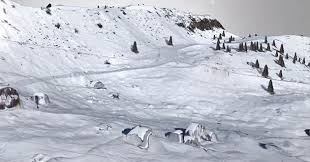
#> input picture Ailleurs/Ailleurs3/t.jpeg, 310 x 162 px; its folder holds only this picture in this run
$ python projetBase.py   (older library calls are emulated)
#> lines starting #> are read from the running program, lines starting #| are printed output that depends on the picture
### fileManager.py
# -*- coding: utf-8 -*-
"""
Created on Sun Feb  7 12:39:54 2021

@author: Ounaye
"""

"""
This file is use to handle every file related task

We have here :
    a method to get our image in the dataset
    a method to rescale an image to 64*64
    a method to make copy of our dataset but with slight modification
    it's used to make the dataset bigger and reduced the noise.
    Also this method rescale our image by 64*60. All the data passed to
    our programs must be of 64*60 !

"""

import glob as glb
from skimage import io
import skimage.transform as sky_trfm

import transformImage as trfImg
import skimage.util as sk_util


def makeTabOfImg():
    list_filesNM = glb.glob("Data64/Ailleurs/**/*.jpeg", recursive=True)
    image_listNM = []
    for filename in list_filesNM:
        image_listNM.append(io.imread(filename))

    list_filesM = glb.glob("Data64/Mer/**/*.jpeg", recursive=True)
    image_listM = []
    for filename in list_filesM:
        image_listM.append(io.imread(filename))

    return (image_listNM,image_listM)

"""
All the method below produce a warning, we didn't have the time to
handle that.
"""


# [10 lines left out: functions rescaleImg64, enhancedAllImg, not called in this run]

### basicImageTraitement.py
# -*- coding: utf-8 -*-
"""
Created on Sun Feb  7 12:35:28 2021

@author: Ounaye
"""

"""
This file is about getting some information on the image.
It's only for simple operation, with no complex operation.
This is usefull to get quickly and natural ( for a human ) information
for the image.

Most of this function where written at the start of the project.
We still use this file to make a histogram of color for each image.
We take 12 color information by image

"""


from PIL import Image


# [62 lines left out: functions openImg, findMax, processImgByMax, findMaxSomme, processImgByMaxSomme, isBlue and 3 more, not called in this run]

"""
Calculate how much pixel can be considerate as Blue,Green and Red
in our image. We choose to use this mesure than a histogram of color
because we find that more natural.
"""

# [19 lines left out: function analyseColorImg, not called in this run]

"""
This two function find how much pixel can be seen as blue pixel,
and find if this number is more than a threshold. We found that this
information alone can be very usefull for early testing and approach
70 % of good guess.
The Threshold was determined by finding the optimal value
"""

# [18 lines left out: functions analyseImageBlue, analyseImg, not called in this run]

import skimage.exposure as skExp
import numpy as np

"""
The second and third for loop had to do 256 steps
Exemple 4*64 = 256, it's okay
"""
def littleColorHisto(image):
    histo = np.zeros((3,4))
    for k in range(3):
        histoOneColor = skExp.histogram(image[...,k],source_range='dtype',nbins = 8)
        histo[k] = np.zeros(4)
        for i in range(4):
            for j in range(64):
                histo[k][i] += histoOneColor[0][j + 64*i]
    return np.concatenate((histo[0],histo[1],histo[2]))

### LearnByMiddle.py
# -*- coding: utf-8 -*-
"""
Created on Sun Feb 14 11:03:22 2021
@author: Ounaye
"""

"""
This class is a simple try to make our classification algorithm.
Even if we try, this algo didn't pass all the validation test of
sklearn.

This algorithm try to find the most commun vecteur of all a class.
It use the most simple method with add space by space all value and
make an average.
Then the prediction is the distance between the two center we found
with the fit process.

This method have a sense if the vector are scaled, else some big
vector can totally overtake the average.

"""

import numpy as np
from sklearn.base import BaseEstimator, ClassifierMixin
from sklearn.utils.validation import check_X_y, check_array, check_is_fitted
from sklearn.utils.multiclass import unique_labels

class LearnByMiddle(BaseEstimator, ClassifierMixin):

    # Code found at : https://scikit-learn.org/stable/developers/develop.html?fbclid=IwAR3oTTLl_HjIZxfJOsQabMN2D09KQGhfpuSqxK-2bCd1ZkyKedw6lqDSShE
    def __init__(self):
        print("LearnByMiddle")

    # [62 lines left out: functions fit, predict, determineCentreGrav, prendDecision, not called in this run]

### mySVM.py
# -*- coding: utf-8 -*-
"""
Created on Sun Mar 14 08:29:59 2021

@author: Ounaye
"""


import numpy as np
from sklearn.base import BaseEstimator, ClassifierMixin
from sklearn.utils.validation import check_X_y, check_array, check_is_fitted
from sklearn.utils.multiclass import unique_labels
from sklearn.utils import shuffle

class mySVM(BaseEstimator, ClassifierMixin):


    def __init__(self,maxIteration_ = 2050,learningRate_ = 0.000001,
                 reg_strenght_ = 10000):
         print("mySVM")
         self.maxIteration_ = maxIteration_
         self.learningRate_ = learningRate_
         self.reg_strenght_ = reg_strenght_


    # [74 lines left out: functions costFunction, gradiantCost, fit, predict, not called in this run]


### projetBase.py
# -*- coding: utf-8 -*-
"""
Created on Mon Jan 18 16:35:44 2021
@author: Ounaye
"""

"""
This is the main file of our project. It act as a main file.

We first open our image then we extract all the information
of our data. After this extraction we have 2 classification method

First a VotingClassifier, the weight he used is determined
empirically.

In Second we have a Stacking Classifier
"""

import basicImageTraitement as BIT
from numpy import zeros
import numpy as np
import fileManager
from skimage.feature import hog


import LearnByMiddle as LinearClassifier
from sklearn.model_selection import train_test_split
from sklearn.naive_bayes import GaussianNB
from sklearn.metrics import accuracy_score
from sklearn.ensemble import  VotingClassifier
from sklearn.ensemble import  StackingClassifier

from sklearn.preprocessing import StandardScaler
from sklearn.pipeline import Pipeline

from joblib import dump

import sklearn.svm  as skSVM
import mySVM as mySVM


import testAndFeedBack as testFunc


image_listNM, image_listM = fileManager.makeTabOfImg()
#> image_listNM = 2 items; image_listM = []


def prepareTabForLearning(tabOfM,tabOfNM,threshold):
#> called with threshold = 1750
    tabOfData = zeros((len(tabOfM)+len(tabOfNM),140))
    tabOfResult = np.arange((len(tabOfM)+len(tabOfNM)))
#> tabOfResult = [0, 1]
    index = 0
    for i in tabOfM:
        otherPara = zeros(12)
        otherPara = BIT.littleColorHisto(i)
        shape = np.shape(i)
        fd, hog_image = hog(i, orientations=8, pixels_per_cell=(shape[0]/4, shape[1]/4),
                    cells_per_block=(1, 1), visualize=True, multichannel=True)
        tabOfData[index] = np.concatenate((otherPara,fd))
        tabOfResult[index] = 1
        index +=1
#> this loop made 0 passes
#> after the loop, index = 0
    for i in tabOfNM:
        otherPara = zeros(12)
        otherPara = BIT.littleColorHisto(i)
        shape = np.shape(i)
        fd, hog_image = hog(i, orientations=8, pixels_per_cell=(shape[0]/4, shape[1]/4),
                    cells_per_block=(1, 1), visualize=True, multichannel=True)
        tabOfData[index] = np.concatenate((otherPara,fd))
        tabOfResult[index] = -1
        index +=1
#> this loop made 2 passes
#> (shape, index) on passes 1 to 2: ((162, 310, 3), 1), ((600, 1440, 3), 2)
#> pass 1, in prepareTabForLearning, `fd, hog_image = hog(i, orientations=8, pixels_per_cell=(shape[0]/4, sh..`:
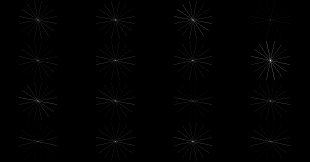
#> hog_image: shape (162, 310) float64; min 0, max 54.5, mean 0.3; drawn with min black and max white
#> pass 2, in prepareTabForLearning, `fd, hog_image = hog(i, orientations=8, pixels_per_cell=(shape[0]/4, sh..`:
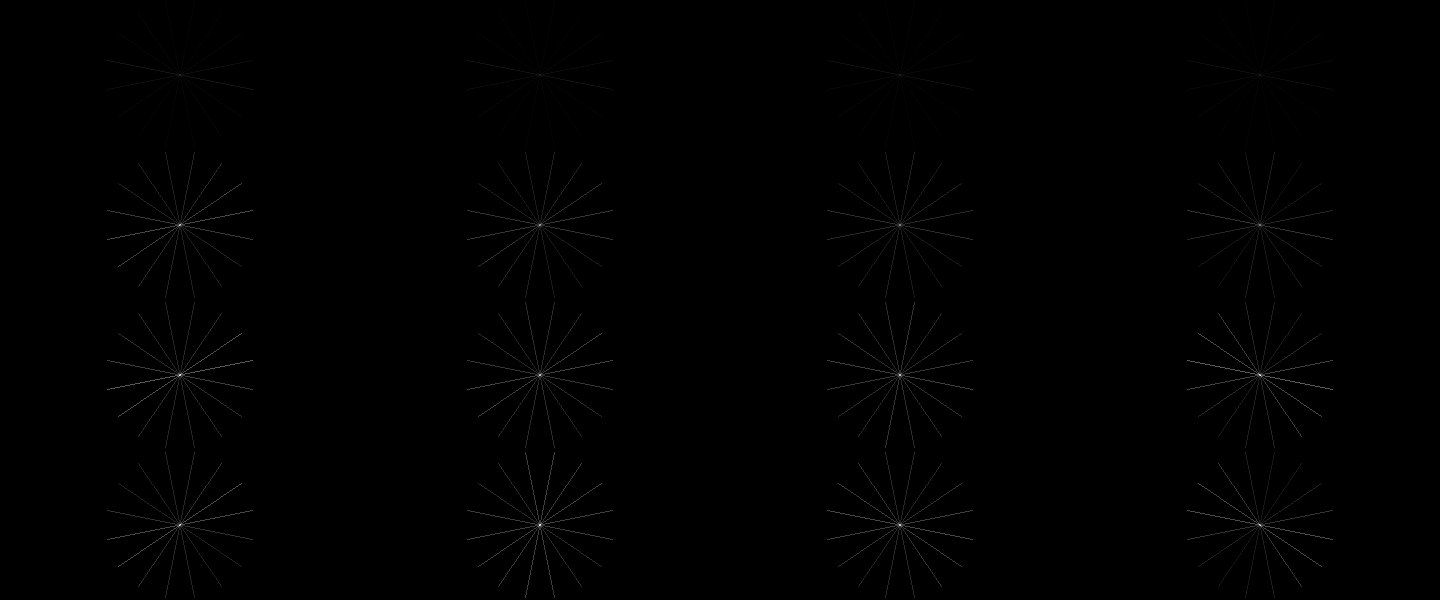
#> hog_image: shape (600, 1440) float64; min 0, max 28.4, mean 0.1; drawn with min black and max white
#> after the loop, index = 2; tabOfResult = [-1, -1]
    return (tabOfData,tabOfResult)


def makeTraining(tabData,tabResult): #Use to train one classifier alone


    X_train, X_test, y_train, y_test = train_test_split(tabData, tabResult, test_size=0.20)


    classifieur = Pipeline([('scaler', StandardScaler()), ('mySVM',mySVM.mySVM())])
    classifieur.fit(X_train, y_train)


    y_predits = classifieur.predict(X_test)
    return accuracy_score(y_test,y_predits)


def makeTrainingWithVoting(tabData,tabResult):
    clf1 = Pipeline([('scaler', StandardScaler()), ('gauss',GaussianNB())])
    clf2 = Pipeline([('scaler', StandardScaler()), ('svm',skSVM.SVC(kernel ="linear"))])
    clf3 = Pipeline([('scaler', StandardScaler()), ('mySVM',mySVM.mySVM())])
    clf4 = Pipeline([('scaler', StandardScaler()), ('lc',LinearClassifier.LearnByMiddle())])

    X_train, X_test, y_train, y_test = train_test_split(tabData, tabResult, test_size=0.20)

    eclf = VotingClassifier(estimators = [("gnb", clf1),("svm",clf2),("mySvm",clf3),("lc",clf4)],
                            weights=[0.15,0.11,0.24,0.20], voting='hard')
    eclf.fit(X_train, y_train)
    dump(eclf,"clfVote.joblib")

    return X_test,y_test

def makeTrainWithStakClassifier(tabData,tabResult):
    clf1 = Pipeline([('scaler', StandardScaler()), ('gauss',GaussianNB())])
    clf2 = Pipeline([('scaler', StandardScaler()), ('svm',skSVM.SVC(kernel ="linear"))])
    clf3 = Pipeline([('scaler', StandardScaler()), ('mySVM',mySVM.mySVM(maxIteration_=3000))])
    clf4 = Pipeline([('scaler', StandardScaler()), ('lc',LinearClassifier.LearnByMiddle())])


    X_train, X_test, y_train, y_test = train_test_split(tabData, tabResult, test_size=0.20)

    eclf = StackingClassifier(estimators = [("gnb", clf1),("svm",clf2),("mySVM",clf3),("lc",clf4)])
    eclf.fit(X_train, y_train)
    dump(eclf,"clfStack.joblib")

    return X_test,y_test


def findBestThreshold(debut, step):
    maxTreshold = -800000
    maxScore = -800000
    for i in range (debut,4001, step):
        score = 0
        for j in range(10):
            a,b = prepareTabForLearning(image_listM,image_listNM, i)
            score += makeTraining(a,b)
        if (score >= maxScore) :
            maxScore = score
            maxTreshold = i

    return maxTreshold


a,b = prepareTabForLearning(image_listM,image_listNM, 1750)
#> b = [-1, -1]

makeTrainWithStakClassifier(a,b)
#> in makeTrainWithStakClassifier, `X_train, X_test, y_train, y_test = train_test_split(tabData, tabResult..`: y_train = [-1]
#> (the run stopped early here; a loop or call above may not have finished)
